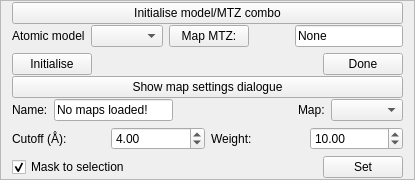
                  <widget class="QFrame" name="_sim_basic_xtal_map_frame">
                   <property name="sizePolicy">
                    <sizepolicy hsizetype="Preferred" vsizetype="Preferred">
                     <horstretch>0</horstretch>
                     <verstretch>0</verstretch>
                    </sizepolicy>
                   </property>
                   <property name="minimumSize">
                    <size>
                     <width>0</width>
                     <height>0</height>
                    </size>
                   </property>
                   <property name="frameShape">
                    <enum>QFrame::StyledPanel</enum>
                   </property>
                   <property name="frameShadow">
                    <enum>QFrame::Raised</enum>
                   </property>
                   <layout class="QVBoxLayout" name="verticalLayout_17">
                    <property name="spacing">
                     <number>1</number>
                    </property>
                    <property name="topMargin">
                     <number>1</number>
                    </property>
                    <property name="bottomMargin">
                     <number>1</number>
                    </property>
                    <item>
                     <widget class="QPushButton" name="_sim_basic_xtal_init_open_button">
                      <property name="minimumSize">
                       <size>
                        <width>0</width>
                        <height>0</height>
                       </size>
                      </property>
                      <property name="text">
                       <string>Initialise model/MTZ combo</string>
                      </property>
                     </widget>
                    </item>
                    <item>
                     <widget class="QFrame" name="_sim_basic_xtal_init_main_frame">
                      <layout class="QVBoxLayout" name="_sim_basic_xtal_init_frame">
                       <property name="leftMargin">
                        <number>0</number>
                       </property>
                       <property name="topMargin">
                        <number>0</number>
                       </property>
                       <property name="rightMargin">
                        <number>0</number>
                       </property>
                       <property name="bottomMargin">
                        <number>0</number>
                       </property>
                       <item>
                        <layout class="QHBoxLayout" name="horizontalLayout_9">
                         <item>
                          <widget class="QLabel" name="label_10">
                           <property name="text">
                            <string>Atomic model</string>
                           </property>
                          </widget>
                         </item>
                         <item>
                          <widget class="QComboBox" name="_sim_basic_xtal_init_model_combo_box"/>
                         </item>
                         <item>
                          <widget class="QPushButton" name="_sim_basic_xtal_init_reflections_file_button">
                           <property name="minimumSize">
                            <size>
                             <width>0</width>
                             <height>0</height>
                            </size>
                           </property>
                           <property name="text">
                            <string>Map MTZ:</string>
                           </property>
                          </widget>
                         </item>
                         <item>
                          <spacer name="horizontalSpacer_5">
                           <property name="orientation">
                            <enum>Qt::Horizontal</enum>
                           </property>
                           <property name="sizeHint" stdset="0">
                            <size>
                             <width>40</width>
                             <height>20</height>
                            </size>
                           </property>
                          </spacer>
                         </item>
                         <item>
                          <widget class="QLineEdit" name="_sim_basic_xtal_init_reflections_file_name">
                           <property name="text">
                            <string>None</string>
                           </property>
                          </widget>
                         </item>
                        </layout>
                       </item>
                       <item>
                        <layout class="QHBoxLayout" name="horizontalLayout_26">
                         <property name="topMargin">
                          <number>0</number>
                         </property>
                         <item>
                          <widget class="QPushButton" name="_sim_basic_xtal_init_go_button">
                           <property name="sizePolicy">
                            <sizepolicy hsizetype="Minimum" vsizetype="Fixed">
                             <horstretch>0</horstretch>
                             <verstretch>0</verstretch>
                            </sizepolicy>
                           </property>
                           <property name="maximumSize">
                            <size>
                             <width>16777215</width>
                             <height>16777215</height>
                            </size>
                           </property>
                           <property name="text">
                            <string>Initialise</string>
                           </property>
                          </widget>
                         </item>
                         <item>
                          <spacer name="horizontalSpacer_16">
                           <property name="orientation">
                            <enum>Qt::Horizontal</enum>
                           </property>
                           <property name="sizeHint" stdset="0">
                            <size>
                             <width>40</width>
                             <height>20</height>
                            </size>
                           </property>
                          </spacer>
                         </item>
                         <item>
                          <widget class="QPushButton" name="_sim_basic_xtal_init_done_button">
                           <property name="text">
                            <string>Done</string>
                           </property>
                          </widget>
                         </item>
                        </layout>
                       </item>
                      </layout>
                     </widget>
                    </item>
                    <item>
                     <widget class="QPushButton" name="_sim_basic_xtal_map_settings_show_button">
                      <property name="text">
                       <string>Show map settings dialogue</string>
                      </property>
                     </widget>
                    </item>
                    <item>
                     <widget class="QFrame" name="_sim_basic_xtal_map_settings_frame">
                      <property name="minimumSize">
                       <size>
                        <width>0</width>
                        <height>0</height>
                       </size>
                      </property>
                      <property name="frameShape">
                       <enum>QFrame::NoFrame</enum>
                      </property>
                      <property name="frameShadow">
                       <enum>QFrame::Plain</enum>
                      </property>
                      <layout class="QVBoxLayout" name="verticalLayout_24">
                       <property name="leftMargin">
                        <number>0</number>
                       </property>
                       <property name="topMargin">
                        <number>0</number>
                       </property>
                       <property name="rightMargin">
                        <number>0</number>
                       </property>
                       <property name="bottomMargin">
                        <number>0</number>
                       </property>
                       <item>
                        <layout class="QHBoxLayout" name="horizontalLayout_35">
                         <item>
                          <widget class="QLabel" name="label_41">
                           <property name="text">
                            <string>Name:</string>
                           </property>
                          </widget>
                         </item>
                         <item>
                          <widget class="QLineEdit" name="_sim_basic_xtal_settings_map_name">
                           <property name="text">
                            <string>No maps loaded!</string>
                           </property>
                          </widget>
                         </item>
                         <item>
                          <spacer name="horizontalSpacer_22">
                           <property name="orientation">
                            <enum>Qt::Horizontal</enum>
                           </property>
                           <property name="sizeHint" stdset="0">
                            <size>
                             <width>40</width>
                             <height>20</height>
                            </size>
                           </property>
                          </spacer>
                         </item>
                         <item>
                          <widget class="QLabel" name="label_39">
                           <property name="text">
                            <string>Map:</string>
                           </property>
                          </widget>
                         </item>
                         <item>
                          <widget class="QComboBox" name="_sim_basic_xtal_settings_map_combo_box"/>
                         </item>
                        </layout>
                       </item>
                       <item>
                        <layout class="QHBoxLayout" name="horizontalLayout_34">
                         <item>
                          <widget class="QLabel" name="label_38">
                           <property name="text">
                            <string>Cutoff (Å): </string>
                           </property>
                          </widget>
                         </item>
                         <item>
                          <widget class="QDoubleSpinBox" name="_sim_basic_xtal_map_cutoff_spin_box">
                           <property name="minimum">
                            <double>0.000000000000000</double>
                           </property>
                           <property name="singleStep">
                            <double>0.100000000000000</double>
                           </property>
                           <property name="value">
                            <double>4.000000000000000</double>
                           </property>
                          </widget>
                         </item>
                         <item>
                          <widget class="QLabel" name="label_40">
                           <property name="text">
                            <string>Weight:</string>
                           </property>
                          </widget>
                         </item>
                         <item>
                          <widget class="QDoubleSpinBox" name="_sim_basic_xtal_map_weight_spin_box">
                           <property name="value">
                            <double>10.000000000000000</double>
                           </property>
                          </widget>
                         </item>
                        </layout>
                       </item>
                       <item>
                        <layout class="QHBoxLayout" name="horizontalLayout_36">
                         <property name="topMargin">
                          <number>0</number>
                         </property>
                         <item>
                          <widget class="QCheckBox" name="_sim_basic_xtal_settings_map_masked_checkbox">
                           <property name="text">
                            <string>Mask to selection</string>
                           </property>
                           <property name="checked">
                            <bool>true</bool>
                           </property>
                          </widget>
                         </item>
                         <item>
                          <spacer name="horizontalSpacer_23">
                           <property name="orientation">
                            <enum>Qt::Horizontal</enum>
                           </property>
                           <property name="sizeHint" stdset="0">
                            <size>
                             <width>40</width>
                             <height>20</height>
                            </size>
                           </property>
                          </spacer>
                         </item>
                         <item>
                          <widget class="QPushButton" name="_sim_basic_xtal_settings_set_button">
                           <property name="text">
                            <string>Set</string>
                           </property>
                          </widget>
                         </item>
                        </layout>
                       </item>
                      </layout>
                     </widget>
                    </item>
                   </layout>
                  </widget>
